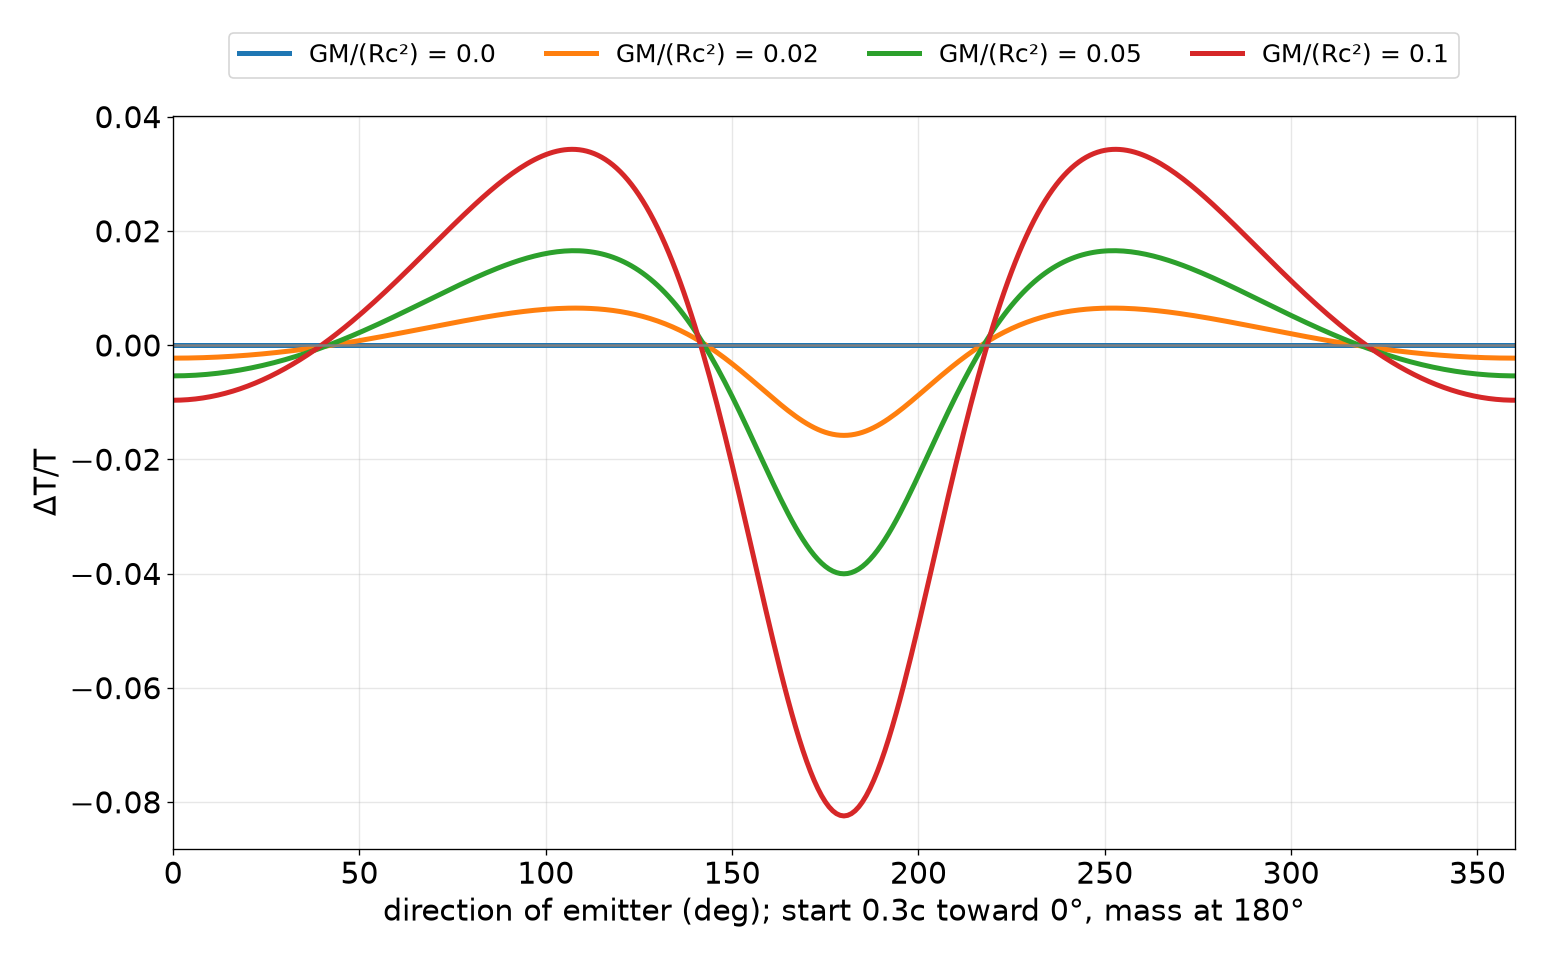

Source code (Python):
import numpy as np, matplotlib; matplotlib.use("Agg"); import matplotlib.pyplot as plt
from scipy.integrate import solve_ivp; from scipy.optimize import brentq
v0=0.3; to=3.0; Mp=np.array([-2.0,0.0]); th=np.radians(np.arange(0,361,1.0))
def traj(p0,mu):
    def f(t,y):
        d=y[:2]-Mp; r=np.linalg.norm(d); return [y[2],y[3],*(-mu*d/r**3)]
    return solve_ivp(f,(0,to),[p0[0],p0[1],v0,0.0],dense_output=True,rtol=1e-11,atol=1e-12).sol
plt.rcParams.update({"font.size":18}); fig,ax=plt.subplots(figsize=(13,8))
for mu in (0.0,0.02,0.05,0.1):
    O=traj(np.zeros(2),mu); yo=O(to); xo,vo=yo[:2],yo[2:]
    d=[]
    for t in th:
        E=traj(np.array([np.cos(t),np.sin(t)]),mu)
        te=brentq(lambda s: np.linalg.norm(xo-E(s)[:2])-(to-s),0,to-1e-6)
        ye=E(te); n=(xo-ye[:2])/np.linalg.norm(xo-ye[:2]); ve=ye[2:]
        ge,go=1/np.sqrt(1-ve@ve),1/np.sqrt(1-vo@vo)
        dop=go*(1-vo@n)/(ge*(1-ve@n))
        re=np.linalg.norm(ye[:2]-Mp); ro=np.linalg.norm(xo-Mp)
        d.append(dop*np.sqrt((1-2*mu/re)/(1-2*mu/ro)))
    d=np.array(d); r=d/d.mean()-1; m=np.fft.rfft(r[:-1])/360
    print(mu,"v_obs %.4f"%vo[0],"dipole %.4f quad %.4f max %.4f min %.4f"%(2*abs(m[1]),2*abs(m[2]),r.max(),r.min()))
    ax.plot(np.degrees(th),r,lw=3,label=f"GM/(Rc²) = {mu}")
ax.axhline(0,color="gray"); ax.set_xlabel("direction of emitter (deg); start 0.3c toward 0°, mass at 180°"); ax.set_ylabel("ΔT/T")
ax.set_xlim(0,360); ax.grid(alpha=.3); ax.legend(loc="upper center",bbox_to_anchor=(0.5,1.13),ncol=4,fontsize=15)
plt.tight_layout(); plt.savefig("decel.png",dpi=120)
